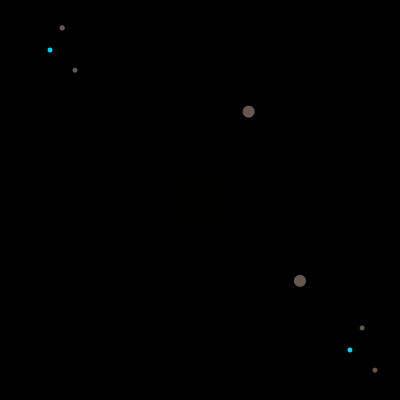
Frame 1 (no input)
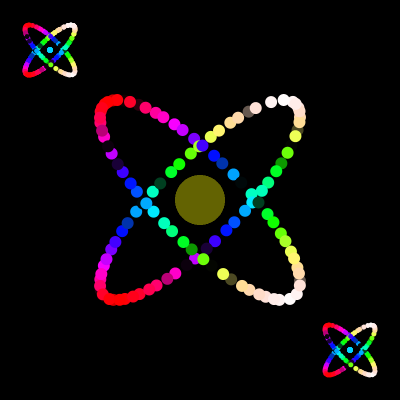
Frame 60 (the mouse pressed at the canvas centre just before this capture)
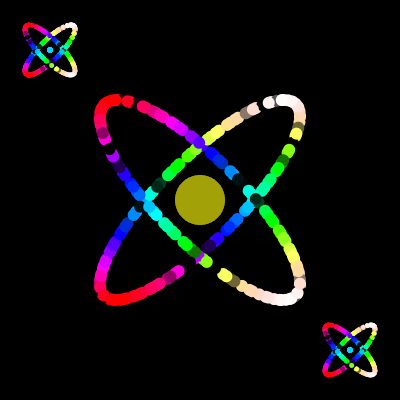
Frame 120 (the mouse held since frame 60 and released just before this capture)

The Processing sketch that drew these frames (run headless with seeded random() and noise(); from frame 60 on, the mouse is pressed at the canvas centre):

// Processing sketch: processing_121170
// ── processing_121170.pde

float counter =  5;
float counter2 = 15;
float counter3 = 2;
float counter4 = 1.4;
float counter5 = 0;
float counter6 = 300;
float counter7 = 1;
float counter8 = 2;

void setup()
{
  
  colorMode(HSB, 360, 100, 100);
  background(10,90,0);
  size(400, 400);
  
}

void draw()
{
  pushMatrix();
frameRate(25000);
popMatrix();
  counter2 += 0.2;
  counter += 0.2;
  counter3 +=0.2;
  counter4 +=0.2;
  counter5 +=0.01;
  counter6 +=0.5;
  counter7 +=0.1;
  counter8 +=0.1;


  float b = map(sin(counter), -1, 1, 100, 300); 
  float c = map(sin(counter2), -1, 1, 100, 300);
  float d = map(sin(counter3), -1, 1, 100, 300);
  float e = map(sin(counter4), -1, 1, 100, 300);
  float a = map(sin(counter), -1, 1, 1, 360);
  float f = map(sin(counter6), -1, 1, 1, 700);
  float g = map(sin(counter5), -1, 50, 0, 110);
float h = map(sin(counter7), -1, 1, 20, 40);
  float i = map(sin(counter8), -1, 1, 20, 40);



  pushMatrix();


  noStroke();
  translate(height /2, width /2);

  fill(55, f, f, g);
  ellipse(0, 0, 50, 50);
//  fill(250, 100, 100, g);
//  ellipse(-20, -20, 50, 50);
//
//  fill(0, 100, 100, g);
//  ellipse(15, -15, 50, 50);
//  fill(190, 100, 100, g);
//  ellipse(-15, 15, 50, 50);
  popMatrix();

  pushMatrix();
  fill(a, a, f);
  ellipse(c, b, 12, 12);
  

 ellipse(c/4, b/4, 5, 5);
  ellipse(c/4, b/4, 5, 5);
 
ellipse(e/4, d/4, 5, 5);

ellipse(c/4+300, b/4+300, 5, 5);

ellipse(e/4+300, d/4+300, 5, 5);

  ellipse(e, d, 12, 12);
  popMatrix();
  
  fill(190,100,100);
ellipse(50,50,5,5);
ellipse(350,350,5,5);

}
